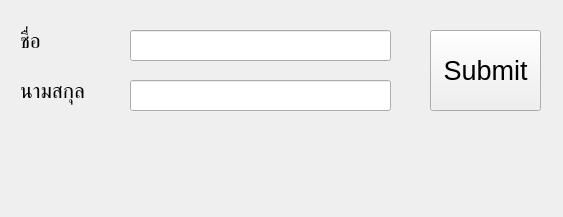
<?xml version="1.0" encoding="UTF-8"?>
<ui version="4.0">
 <class>MainWindow</class>
 <widget class="QMainWindow" name="MainWindow">
  <property name="geometry">
   <rect>
    <x>0</x>
    <y>0</y>
    <width>563</width>
    <height>217</height>
   </rect>
  </property>
  <property name="windowTitle">
   <string>Student Score</string>
  </property>
  <widget class="QWidget" name="centralwidget">
   <widget class="QLabel" name="label">
    <property name="geometry">
     <rect>
      <x>20</x>
      <y>20</y>
      <width>31</width>
      <height>41</height>
     </rect>
    </property>
    <property name="font">
     <font>
      <pointsize>16</pointsize>
     </font>
    </property>
    <property name="text">
     <string>ชื่อ</string>
    </property>
   </widget>
   <widget class="QLabel" name="label_2">
    <property name="geometry">
     <rect>
      <x>20</x>
      <y>70</y>
      <width>81</width>
      <height>41</height>
     </rect>
    </property>
    <property name="font">
     <font>
      <pointsize>16</pointsize>
     </font>
    </property>
    <property name="text">
     <string>นามสกุล</string>
    </property>
   </widget>
   <widget class="QLineEdit" name="first_name">
    <property name="geometry">
     <rect>
      <x>130</x>
      <y>30</y>
      <width>261</width>
      <height>31</height>
     </rect>
    </property>
    <property name="font">
     <font>
      <pointsize>16</pointsize>
     </font>
    </property>
   </widget>
   <widget class="QLineEdit" name="last_name">
    <property name="geometry">
     <rect>
      <x>130</x>
      <y>80</y>
      <width>261</width>
      <height>31</height>
     </rect>
    </property>
    <property name="font">
     <font>
      <pointsize>16</pointsize>
     </font>
    </property>
   </widget>
   <widget class="QPushButton" name="submit_button">
    <property name="geometry">
     <rect>
      <x>430</x>
      <y>30</y>
      <width>111</width>
      <height>81</height>
     </rect>
    </property>
    <property name="font">
     <font>
      <pointsize>20</pointsize>
     </font>
    </property>
    <property name="text">
     <string>Submit</string>
    </property>
   </widget>
   <widget class="QLabel" name="full_name">
    <property name="geometry">
     <rect>
      <x>130</x>
      <y>150</y>
      <width>261</width>
      <height>51</height>
     </rect>
    </property>
    <property name="font">
     <font>
      <pointsize>16</pointsize>
     </font>
    </property>
    <property name="text">
     <string/>
    </property>
   </widget>
  </widget>
 </widget>
 <resources/>
 <connections/>
</ui>
